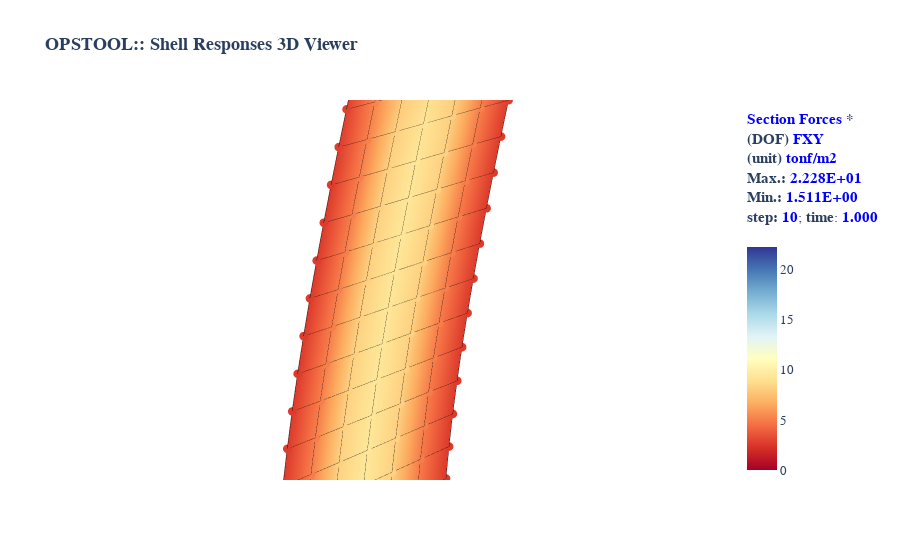

The cell this chart's notebook holds for it:
### Code cell
# --- Visualización ---
opsvis.set_plot_props(cmap="rdylbu", point_size=3.0, notebook=True)

plotter = opsvis.plot_unstruct_responses(
    odb_tag=1,
    step="absMax",
    ele_type="Shell",
    resp_type="sectionForcesAtNodes",
    resp_dof="FXY",
    unit_symbol="tonf/m2",      # unidad de los valores de la sección
    show_defo=True,             # para ver la deformada
    show_values=True,           # para ver los valores de la sección
    defo_scale=3.0,             # Escala de la deformada
    show_bc=True,               # para ver las condiciones de frontera
    bc_scale=2.0,               # Escala de las condiciones de frontera
    style="surface"             # estilo de visualización
)

plotter.show(jupyter_backend="jupyterlab")

### Figure 1 — Plotly figure (JSON) as saved in the notebook; plotly's stock layout.template omitted (floating-point values rounded to 4 significant figures; data arrays with more than 128 entries replaced by an {"elided": "..."} marker saying what was removed)
{"data": [{"connectgaps": false, "hoverinfo": "skip", "line": {"color": "#15b01a", "width": 1}, "mode": "lines", "name": "BC", "type": "scatter3d", "x": [0.0, 0.0, 0.0, 0.0, 0.0, NaN, -0.12, 0.12, 0.12, -0.12, -0.12, NaN, -0.12, 0.12, 0.12, -0.12, -0.12, NaN, 0.5, 0.5, 0.5, 0.5, 0.5, NaN, 0.38, 0.62, 0.62, 0.38, 0.38, NaN, 0.38, 0.62, 0.62, 0.38, 0.38, NaN, 1.0, 1.0, 1.0, 1.0, 1.0, NaN, 0.88, 1.12, 1.12, 0.88, 0.88, NaN, 0.88, 1.12, 1.12, 0.88, 0.88, NaN, 1.5, 1.5, 1.5, 1.5, 1.5, NaN, 1.38, 1.62, 1.62, 1.38, 1.38, NaN, 1.38, 1.62, 1.62, 1.38, 1.38, NaN, 2.0, 2.0, 2.0, 2.0, 2.0, NaN, 1.88, 2.12, 2.12, 1.88, 1.88, NaN, 1.88, 2.12, 2.12, 1.88, 1.88, NaN, 2.5, 2.5, 2.5, 2.5, 2.5, NaN, 2.38, 2.62, 2.62, 2.38, 2.38, NaN, 2.38, 2.62, 2.62, 2.38, 2.38, NaN, 3.0, 3.0, 3.0, 3.0, 3.0, NaN, 2.88, 3.12, 3.12, 2.88, 2.88, NaN, 2.88, 3.12, 3.12, 2.88, 2.88, NaN], "y": [-0.12, 0.12, 0.12, -0.12, -0.12, NaN, 0.0, 0.0, 0.0, 0.0, 0.0, NaN, -0.12, -0.12, 0.12, 0.12, -0.12, NaN, -0.12, 0.12, 0.12, -0.12, -0.12, NaN, 0.0, 0.0, 0.0, 0.0, 0.0, NaN, -0.12, -0.12, 0.12, 0.12, -0.12, NaN, -0.12, 0.12, 0.12, -0.12, -0.12, NaN, 0.0, 0.0, 0.0, 0.0, 0.0, NaN, -0.12, -0.12, 0.12, 0.12, -0.12, NaN, -0.12, 0.12, 0.12, -0.12, -0.12, NaN, 0.0, 0.0, 0.0, 0.0, 0.0, NaN, -0.12, -0.12, 0.12, 0.12, -0.12, NaN, -0.12, 0.12, 0.12, -0.12, -0.12, NaN, 0.0, 0.0, 0.0, 0.0, 0.0, NaN, -0.12, -0.12, 0.12, 0.12, -0.12, NaN, -0.12, 0.12, 0.12, -0.12, -0.12, NaN, 0.0, 0.0, 0.0, 0.0, 0.0, NaN, -0.12, -0.12, 0.12, 0.12, -0.12, NaN, -0.12, 0.12, 0.12, -0.12, -0.12, NaN, 0.0, 0.0, 0.0, 0.0, 0.0, NaN, -0.12, -0.12, 0.12, 0.12, -0.12, NaN], "z": [-0.12, -0.12, 0.12, 0.12, -0.12, NaN, -0.12, -0.12, 0.12, 0.12, -0.12, NaN, 0.0, 0.0, 0.0, 0.0, 0.0, NaN, -0.12, -0.12, 0.12, 0.12, -0.12, NaN, -0.12, -0.12, 0.12, 0.12, -0.12, NaN, 0.0, 0.0, 0.0, 0.0, 0.0, NaN, -0.12, -0.12, 0.12, 0.12, -0.12, NaN, -0.12, -0.12, 0.12, 0.12, -0.12, NaN, 0.0, 0.0, 0.0, 0.0, 0.0, NaN, -0.12, -0.12, 0.12, 0.12, -0.12, NaN, -0.12, -0.12, 0.12, 0.12, -0.12, NaN, 0.0, 0.0, 0.0, 0.0, 0.0, NaN, -0.12, -0.12, 0.12, 0.12, -0.12, NaN, -0.12, -0.12, 0.12, 0.12, -0.12, NaN, 0.0, 0.0, 0.0, 0.0, 0.0, NaN, -0.12, -0.12, 0.12, 0.12, -0.12, NaN, -0.12, -0.12, 0.12, 0.12, -0.12, NaN, 0.0, 0.0, 0.0, 0.0, 0.0, NaN, -0.12, -0.12, 0.12, 0.12, -0.12, NaN, -0.12, -0.12, 0.12, 0.12, -0.12, NaN, 0.0, 0.0, 0.0, 0.0, 0.0, NaN]}, {"cmax": 22.28, "cmin": 0, "coloraxis": "coloraxis", "hoverinfo": "skip", "i": {"elided": "216 int values"}, "intensity": {"elided": "432 float values"}, "j": {"elided": "216 int values"}, "k": {"elided": "216 int values"}, "opacity": 1, "text": {"elided": "432 float values"}, "type": "mesh3d", "x": {"elided": "432 float values"}, "y": {"elided": "432 float values"}, "z": {"elided": "432 float values"}}, {"connectgaps": false, "hoverinfo": "skip", "line": {"color": "black", "width": 1}, "mode": "lines", "name": "Edge", "type": "scatter3d", "x": {"elided": "648 float values"}, "y": {"elided": "648 float values"}, "z": {"elided": "648 float values"}}, {"customdata": {"elided": "432 float values"}, "hovertemplate": "<b>%{customdata:.4E}</b>", "marker": {"cmax": 22.28, "cmin": 0, "color": {"elided": "432 float values"}, "coloraxis": "coloraxis", "size": 3}, "mode": "markers", "name": "sectionForcesAtNodes", "type": "scatter3d", "x": {"elided": "432 float values"}, "y": {"elided": "432 float values"}, "z": {"elided": "432 float values"}}], "layout": {"autosize": true, "coloraxis": {"cmax": 22.28, "cmin": 0, "colorbar": {"tickfont": {"size": 13}, "title": {"font": {"size": 15}, "text": "<b><span style=\"color:blue; font-weight:bold\">Section Forces</span> *</b><br><b>(DOF) <span style=\"color:blue; font-weight:bold\">FXY</span></b><br><b>(unit) <span style=\"color:blue; font-weight:bold\">tonf/m2</span></b><br><b>Max.:</b> <span style=\"color:blue; font-weight:bold\">2.228E+01</span><br><b>Min.:</b> <span style=\"color:blue; font-weight:bold\">1.511E+00</span><br><b>step:</b> <span style=\"color:blue; font-weight:bold\">10</span>; <b>time</b>: <span style=\"color:blue; font-weight:bold\">1.000</span><br> <br>"}}, "colorscale": [[0, "rgb(165,0,38)"], [0.1, "rgb(215,48,39)"], [0.2, "rgb(244,109,67)"], [0.3, "rgb(253,174,97)"], [0.4, "rgb(254,224,144)"], [0.5, "rgb(255,255,191)"], [0.6, "rgb(224,243,248)"], [0.7, "rgb(171,217,233)"], [0.8, "rgb(116,173,209)"], [0.9, "rgb(69,117,180)"], [1, "rgb(49,54,149)"]]}, "font": {"family": "Arial, sans-serif"}, "scene": {"aspectmode": "data", "aspectratio": {"x": 1, "y": 1, "z": 1}, "camera": {"eye": {"x": -3.5, "y": -3.5, "z": 3.5}, "projection": {"type": "orthographic"}}, "xaxis": {"showgrid": false, "visible": false, "zeroline": false}, "yaxis": {"showgrid": false, "visible": false, "zeroline": false}, "zaxis": {"showgrid": false, "visible": false, "zeroline": false}}, "showlegend": false, "title": {"font": {"size": 18}, "text": "<b>OPSTOOL:: Shell Responses 3D Viewer</b><br><br>"}}}
